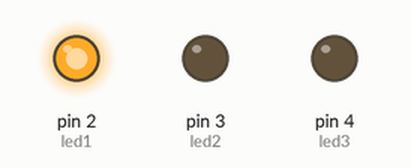
The sketch below on a simulated Arduino Uno, built with avr-gcc and run on an emulated ATmega328P. Shown: output pins drawn as LEDs (lit = HIGH).

Above: at 2.0 s.
At 4.5 s:
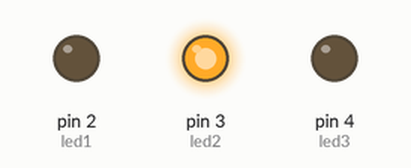
At 7.5 s:
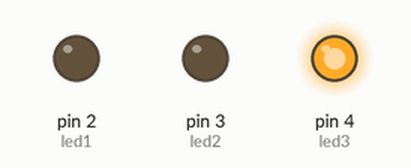
Timing chart, 0 to 13.0 s (numbered marks = the images above):
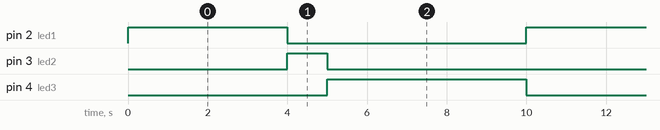

The sketch:

Traffic_Light.ino
```cpp
// C++ code
//
int led1=2;
int led2=3;
int led3=4;
void setup()
{
  pinMode(led1, OUTPUT);
  pinMode(led2, OUTPUT);
  pinMode(led3, OUTPUT);
}
void loop()
{
  digitalWrite(led1, HIGH);
  delay(4000);
  digitalWrite(led1, LOW);
  digitalWrite(led2, HIGH);
  delay(1000);
  digitalWrite(led2, LOW);
  digitalWrite(led3, HIGH);
  delay(5000);
  digitalWrite(led3, LOW);
}
```

Measured:
- by itself, pin 2 (led1): alternates HIGH for 4.0 s and LOW for 6.0 s
- by itself, pin 3 (led2): alternates HIGH for 1.0 s and LOW for 9.0 s
- by itself, pin 4 (led3): alternates HIGH for 5.0 s and LOW for 5.0 s
